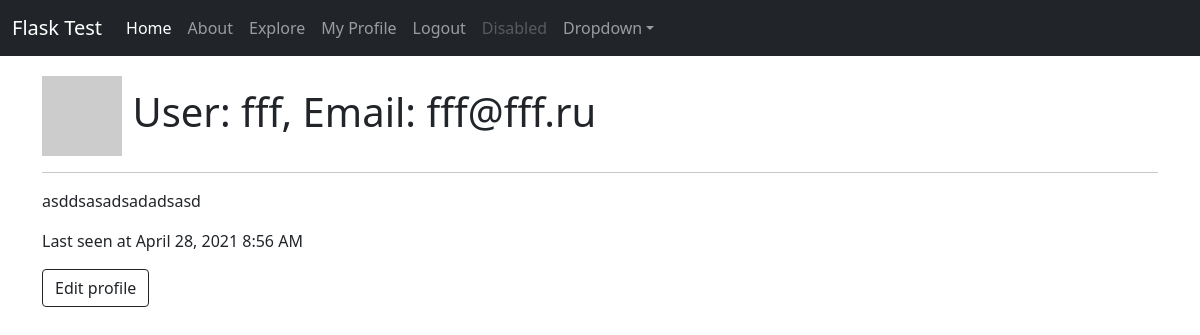
The page /user/fff (signed in) on the database as committed earlier.
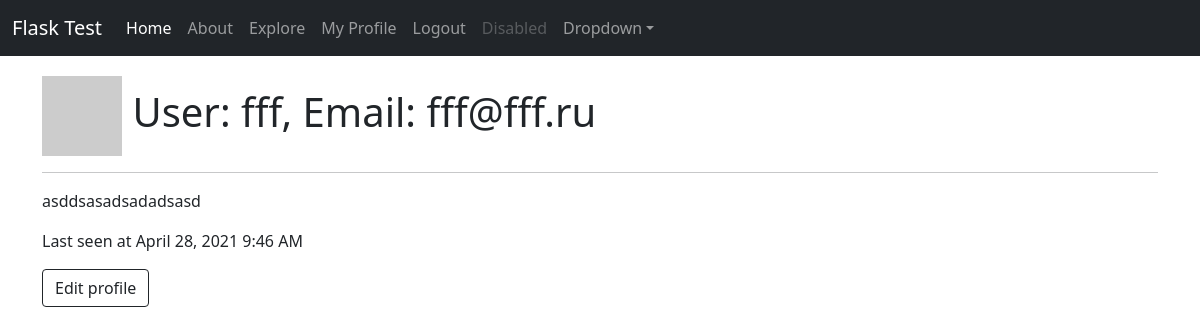
The same page on the database as committed later.
### app/models.py (models this page shows, shortened)
class User(UserMixin, db.Model):
    id = db.Column(db.Integer, primary_key=True)
    username = db.Column(db.String(50), index=True, unique=True)
    email = db.Column(db.String(100), index=True, unique=True)
    password = db.Column(db.String(128))
    about_me = db.Column(db.String(250))
    posts = db.relationship('Post', backref='author', lazy='dynamic')
    last_seen = db.Column(db.DateTime, default=datetime.utcnow())
    followed = db.relationship(
        'User', secondary=followers,
        primaryjoin=(followers.c.follower_id == id),
        secondaryjoin=(followers.c.followed_id == id),
        backref=db.backref('followers', lazy='dynamic'), lazy='dynamic'
    )
    def avatar(self, size):
        digest = md5(self.email.lower().encode('utf-8')).hexdigest()
        return 'https://www.gravatar.com/avatar/{}?d=identicon&s={}'.format(digest, size)

### app/routes.py (the view)
@app.route('/user/<username>')
@login_required
def user(username):
    u = User.query.filter_by(username=username).first_or_404()
    form = EmptyForm()
    return render_template('user.html', user=u, form=form)

### app/models.py (called while the page is built)
@login.user_loader
def load_user(id):
    return User.query.get(int(id))

### app/routes.py (called while the page is built)
@app.before_request
def before_request():
    if current_user.is_authenticated:
        current_user.last_seen = datetime.utcnow()
        db.session.commit()

### app/templates/user.html (shortened to what this page needs)
{% extends '__base.html' %}
{% block body %}
<h1><img src="{{ user.avatar(128) }}"> User: {{ user.username }}, Email: {{ user.email }}</h1>
<hr>
{% if user.about_me %}<p>{{ user.about_me }}</p>{% endif %}
{% if user.last_seen %}<p>Last seen at {{ moment(user.last_seen).format('LLL') }}</p>{% endif %}
{% if user == current_user %}<p><a href="{{ url_for('edit_profile') }}" class="btn btn-outline-dark">Edit profile</a></p>
{% elif not current_user.is_following(user) %}
<p><form action="{{ url_for('follow', username=user.username) }}" method="POST">
    {{ form.hidden_tag() }}
    {{ form.submit(value='Follow') }}
</form></p>
{% else %}
<p><form action="{{ url_for('unfollow', username=user.username) }}" method="POST">
    {{ form.hidden_tag() }}
    {{ form.submit(value='Unfollow') }}
</form></p>
{% endif %}
{% endblock %}

### app/templates/__base.html (shortened to what this page needs)
<!DOCTYPE html>
<html lang="en">
<head>
    <link rel="stylesheet" href="{{ url_for('static', filename='css/mysite.css') }}">
    <link rel="stylesheet" href="{{ url_for('static', filename='css/bootstrap.css') }}">
</head>
<body>
    <nav class="navbar navbar-expand-sm navbar-dark bg-dark" aria-label="Third navbar example">
    <div class="container-fluid">
      <a class="navbar-brand" href="{{ url_for('index') }}">Flask Test</a>
      <div class="navbar-collapse collapse" id="navbarsExample03" style="">
        <ul class="navbar-nav me-auto mb-2 mb-sm-0">
          <li class="nav-item">
            <a class="nav-link active" aria-current="page" href="/">Home</a>
          </li>
          <li class="nav-item">
            <a class="nav-link" href="{{ url_for('about') }}">About</a>
          </li>
          <li class="nav-item">
            <a class="nav-link" href="{{ url_for('explore') }}">Explore</a>
          </li>
          <li class="nav-item">
            {% if current_user.is_anonymous %}
            <a class="nav-link" href="{{ url_for('login') }}">Login</a>
            </li>
          <li class="nav-item">
            <a class="nav-link" href="{{ url_for('register') }}">Register</a>
            {% else %}
            <a class="nav-link" href="{{ url_for('user', username=current_user.username) }}">My Profile</a>
            </li>
          <li class="nav-item">
            <a class="nav-link" href="{{ url_for('logout') }}">Logout</a>
            {% endif %}
          </li>
          <li class="nav-item">
            <a class="nav-link disabled" href="#" tabindex="-1" aria-disabled="true">Disabled</a>
          </li>
          <li class="nav-item dropdown">
            <a class="nav-link dropdown-toggle" href="#" id="dropdown03" data-bs-toggle="dropdown" aria-expanded="false">Dropdown</a>
          </li>
        </ul>
      </div>
    </div>
  </nav>
    <div class="container">
      {% block body %}{% endblock %}
    </div>
</body>
</html>

### app/static/css/mysite.css (style rules this page uses)
body { padding-bottom: 20px; }
.navbar { margin-bottom: 20px; }

Rows that differ between the two databases and show on the page:
changed User "fff": last_seen "April 28, 2021 8:56 AM" → "April 28, 2021 9:46 AM"
